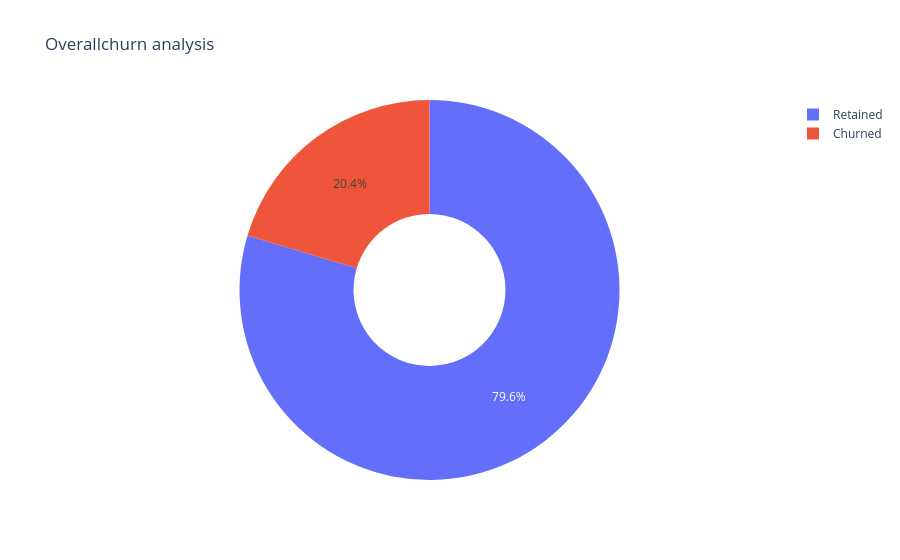

The notebook cell this image was saved under:
### Markdown cell above
***VISUALISATION***

### Code cell
#Overall Churn pie/donut chart


churn_labels=df['Exited'].map({0:'Retained', 1:'Churned'})
churn_counts=churn_labels.value_counts().reset_index()
churn_counts.columns=['Status','Count']
fig=px.pie(churn_counts,
    names='Status',
    values='Count',
    hole=0.4,
       title='Overallchurn analysis'  )
         
fig.show()

### Figure 1 — Plotly figure (JSON) as saved in the notebook; plotly's stock layout.template omitted (floating-point values rounded to 4 significant figures)
{"data": [{"domain": {"x": [0, 1], "y": [0, 1]}, "hole": 0.4, "hovertemplate": "Status=%{label}<br>Count=%{value}<extra></extra>", "labels": ["Retained", "Churned"], "legendgroup": "", "name": "", "showlegend": true, "type": "pie", "values": [7963, 2037]}], "layout": {"legend": {"tracegroupgap": 0}, "title": {"text": "Overallchurn analysis"}}}
